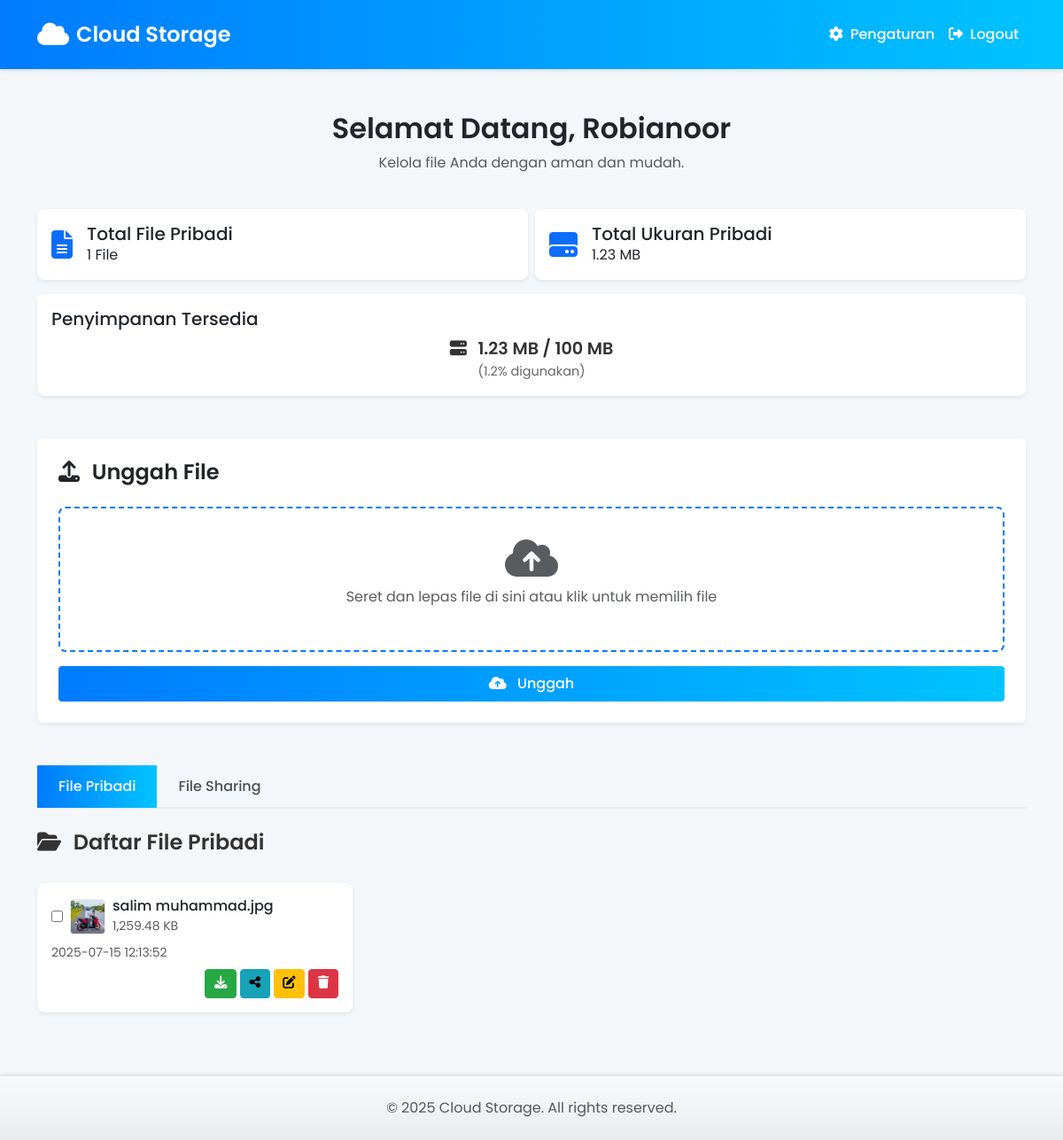
Page /dashboard.php (signed in) on the committed database.
### tables this page shows
CREATE TABLE IF NOT EXISTS `files` (
  `id` int NOT NULL AUTO_INCREMENT,
  `user_id` int NOT NULL,
  `file_name` varchar(255) NOT NULL,
  `file_path` varchar(255) NOT NULL,
  `file_size` bigint NOT NULL,
  `file_type` varchar(100) NOT NULL,
  `uploaded_at` timestamp NULL DEFAULT CURRENT_TIMESTAMP,
  PRIMARY KEY (`id`),
  KEY `user_id` (`user_id`),
  CONSTRAINT `files_ibfk_1` FOREIGN KEY (`user_id`) REFERENCES `users` (`id`) ON DELETE CASCADE
);

### functions/file_manager.php (called while the page is built, shortened)
<?php
function get_personal_files($conn, $user_id) {
    $sql = "SELECT * FROM files WHERE user_id = $user_id ORDER BY uploaded_at DESC";
    $result = $conn->query($sql);
    return $result->fetch_all(MYSQLI_ASSOC);
}
function get_used_storage($conn, $user_id) {
    $sql = "SELECT SUM(file_size) as total_size FROM files WHERE user_id = $user_id";
    $result = $conn->query($sql);
    if ($result && $result->num_rows > 0) {
        $row = $result->fetch_assoc();
        return $row['total_size'] ?: 0;
    }
    return 0;
}
?>

### dashboard.php (the view, shortened to what this page needs)
<?php
require_once 'config.php';
require_once 'functions/file_manager.php';
$personal_files = get_personal_files($conn, $_SESSION['user_id']);
$total_files = count($personal_files);
$total_size = array_sum(array_column($personal_files, 'file_size')) / 1024 / 1024;
$used_storage = get_used_storage($conn, $_SESSION['user_id']) / 1024 / 1024;
$max_storage = 100;
$storage_percentage = min(($used_storage / $max_storage) * 100, 100);
$is_storage_full = ($used_storage >= $max_storage);
?>
<!DOCTYPE html>
<html lang="id">
<head>
    <link href="assets/vendor/bootstrap/css/bootstrap.min.css" rel="stylesheet">
    <link href="https://cdnjs.cloudflare.com/ajax/libs/font-awesome/6.4.0/css/all.min.css" rel="stylesheet">
    <link rel="stylesheet" href="assets/css/style.css">
</head>
<body>
    <nav class="navbar navbar-expand-lg">
        <div class="container">
            <a class="navbar-brand d-flex align-items-center" href="#">
                <i class="fas fa-cloud me-2"></i> Cloud Storage
            </a>
            <div class="collapse navbar-collapse" id="navbarNav">
                <ul class="navbar-nav ms-auto">
                    <li class="nav-item">
                        <a class="nav-link" href="#" data-bs-toggle="modal" data-bs-target="#settingsModal"><i class="fas fa-cog me-1"></i> Pengaturan</a>
                    </li>
                    <li class="nav-item">
                        <a class="nav-link" href="logout.php"><i class="fas fa-sign-out-alt me-1"></i> Logout</a>
                    </li>
                </ul>
            </div>
        </div>
    </nav>
    <div class="container mt-5">
        <div class="row mb-4">
            <div class="col-12 text-center">
                <h2 class="fw-semibold text-dark">Selamat Datang, <?php echo htmlspecialchars($_SESSION['username']); ?></h2>
                <p class="text-muted">Kelola file Anda dengan aman dan mudah.</p>
            </div>
        </div>
        <div class="row g-2 mb-5">
            <div class="col-md-6">
                <div class="card shadow-sm border-0 stats-card">
                    <div class="card-body d-flex align-items-center">
                        <i class="fas fa-file-alt fa-2x text-primary me-3"></i>
                        <div>
                            <h5 class="card-title mb-0">Total File Pribadi</h5>
                            <p class="card-text"><?php echo $total_files; ?> File</p>
                        </div>
                    </div>
                </div>
            </div>
            <div class="col-md-6">
                <div class="card shadow-sm border-0 stats-card">
                    <div class="card-body d-flex align-items-center">
                        <i class="fas fa-hdd fa-2x text-primary me-3"></i>
                        <div>
                            <h5 class="card-title mb-0">Total Ukuran Pribadi</h5>
                            <p class="card-text"><?php echo number_format($total_size, 2); ?> MB</p>
                        </div>
                    </div>
                </div>
            </div>
            <div class="col-12 mt-3">
                <div class="card shadow-sm border-0 stats-card">
                    <div class="card-body">
                        <h5 class="card-title mb-2">Penyimpanan Tersedia</h5>
                        <div class="storage-text <?php echo $storage_percentage >= 90 ? 'danger' : ($storage_percentage >= 70 ? 'warning' : ''); ?>">
                            <i class="fas fa-server"></i>
                            <?php echo number_format($used_storage, 2); ?> MB / <?php echo $max_storage; ?> MB<br>
                            <small>(<?php echo number_format($storage_percentage, 1); ?>% digunakan)</small>
                        </div>
                    </div>
                </div>
            </div>
        </div>
        <div class="row justify-content-center mb-5">
            <div class="col-lg">
                <div class="card shadow-sm border-0">
                    <div class="card-body p-4">
                        <h4 class="card-title fw-semibold mb-4"><i class="fas fa-upload me-2"></i> Unggah File</h4>
                        <form id="uploadForm" enctype="multipart/form-data" method="POST" action="upload.php">
                            <div class="mb-3 dropzone" id="dropzone">
                                <div class="dropzone-content text-center">
                                    <i class="fas fa-cloud-upload-alt fa-3x text-muted mb-2"></i>
                                    <p class="text-muted">Seret dan lepas file di sini atau klik untuk memilih file</p>
                                </div>
                            </div>
                            <button type="submit" class="btn btn-primary w-100" <?php echo $is_storage_full ? 'disabled' : ''; ?>><i class="fas fa-cloud-upload-alt me-2"></i> Unggah</button>
                        </form>
                    </div>
                </div>
            </div>
        </div>
        <div class="row mb-4">
            <div class="col-12">
                <ul class="nav nav-tabs" id="fileTabs" role="tablist">
                    <li class="nav-item" role="presentation">
                        <button class="nav-link active" id="personal-tab" data-bs-toggle="tab" data-bs-target="#personal" type="button" role="tab" aria-controls="personal" aria-selected="true">File Pribadi</button>
                    </li>
                    <li class="nav-item" role="presentation">
                        <button class="nav-link" id="shared-tab" data-bs-toggle="tab" data-bs-target="#shared" type="button" role="tab" aria-controls="shared" aria-selected="false">File Sharing</button>
                    </li>
                </ul>
            </div>
        </div>
        <div class="tab-content" id="fileTabContent">
            <div class="tab-pane fade show active" id="personal" role="tabpanel" aria-labelledby="personal-tab">
                <div class="d-flex justify-content-between align-items-center mb-4">
                    <h4 class="fw-semibold"><i class="fas fa-folder-open me-2"></i> Daftar File Pribadi</h4>
                </div>
                <?php if (empty($personal_files)): ?>
                    <div class="col-12 text-center">
                        <p class="text-muted">Belum ada file pribadi yang diunggah.</p>
                    </div>
                <?php else: ?>
                    <div class="row">
                        <?php foreach ($personal_files as $file): ?>
                            <div class="col-lg-4 col-md-6 mb-4">
                                <div class="card shadow-sm border-0 file-card">
                                    <div class="card-body p-3">
                                        <div class="d-flex align-items-center mb-2">
                                            <input type="checkbox" class="file-checkbox me-2" value="<?php echo $file['id']; ?>">
                                            <?php if (in_array($file['file_type'], ['image/jpeg', 'image/png', 'video/mp4'])): ?>
                                                <a href="#" class="preview-link" data-bs-toggle="modal" data-bs-target="#previewModal" data-file-path="<?php echo htmlspecialchars($file['file_path']); ?>" data-file-type="<?php echo htmlspecialchars($file['file_type']); ?>">
                                                    <?php if (in_array($file['file_type'], ['image/jpeg', 'image/png'])): ?>
                                                        <img src="<?php echo htmlspecialchars($file['file_path']); ?>" alt="Thumbnail" class="file-preview me-2">
                                                    <?php else: ?>
                                                        <i class="fas <?php echo get_file_icon($file['file_type']); ?> fa-2x text-primary me-2"></i>
                                                    <?php endif; ?>
                                                </a>
                                            <?php else: ?>
                                                <i class="fas <?php echo get_file_icon($file['file_type']); ?> fa-2x text-primary me-2"></i>
                                            <?php endif; ?>
                                            <div class="flex-grow-1 text-truncate">
                                                <h6 class="card-title mb-0 text-truncate"><?php echo htmlspecialchars($file['file_name']); ?></h6>
                                                <small class="text-muted"><?php echo number_format($file['file_size'] / 1024, 2); ?> KB</small>
                                            </div>
                                        </div>
                                        <small class="text-muted d-block mb-2"><?php echo $file['uploaded_at']; ?></small>
                                        <div class="d-flex justify-content-end">
                                            <a href="download.php?id=<?php echo $file['id']; ?>" class="btn btn-sm btn-success me-1" title="Unduh"><i class="fas fa-download"></i></a>
                                            <button onclick="shareFile(<?php echo $file['id']; ?>)" class="btn btn-sm btn-info me-1" title="Bagikan"><i class="fas fa-share-alt"></i></button>
                                            <button onclick="renameFile(<?php echo $file['id']; ?>, '<?php echo htmlspecialchars($file['file_name']); ?>')" class="btn btn-sm btn-warning me-1" title="Ubah Nama"><i class="fas fa-edit"></i></button>
                                            <button onclick="deleteFile(<?php echo $file['id']; ?>)" class="btn btn-sm btn-danger" title="Hapus"><i class="fas fa-trash"></i></button>
                                        </div>
                                    </div>
                                </div>
                            </div>
                        <?php endforeach; ?>
                    </div>
                <?php endif; ?>
            </div>
        </div>
    </div>
    <footer class="bg-light text-center py-4 mt-5">
        <p class="text-muted mb-0">© <?php echo date('Y'); ?> Cloud Storage. All rights reserved.</p>
    </footer>
</body>
</html>

### assets/css/style.css (style rules this page uses)
* { margin: 0; padding: 0; box-sizing: border-box; }
body { font-family: 'Poppins', sans-serif; background-color: #f4f7fa; color: #333; }
.navbar { background: linear-gradient(90deg, #007bff, #00c4ff); padding: 1rem 0; box-shadow: 0 2px 4px rgba(0, 0, 0, 0.1); }
.navbar-brand { font-size: 1.5rem; font-weight: 600; color: #fff !important; transition: color 0.3s ease; }
.navbar-brand i { font-size: 1.8rem; margin-right: 0.5rem; }
.navbar-nav .nav-link { color: #fff !important; font-weight: 500; padding: 0.5rem 1rem; transition: background 0.3s ease, color 0.3s ease; }
.file-card, .stats-card { background: #fff; border-radius: 8px; transition: transform 0.3s ease, box-shadow 0.3s ease; }
.file-preview { width: 40px; height: 40px; object-fit: cover; border-radius: 4px; border: 1px solid #e9ecef; }
.dropzone { border: 2px dashed #007bff; border-radius: 8px; padding: 2rem; text-align: center; background: #fff; transition: all 0.3s ease; }
.dropzone-content i { transition: transform 0.3s ease; }
.nav-tabs { border-bottom: 2px solid #e9ecef; }
.nav-tabs .nav-link { color: #495057; font-weight: 500; border: none; border-radius: 0; padding: 0.75rem 1.5rem; transition: all 0.3s ease; }
.nav-tabs .nav-link.active { color: #fff; background: linear-gradient(90deg, #007bff, #00c4ff); border: none; }
.btn-primary { background: linear-gradient(90deg, #007bff, #00c4ff); border: none; border-radius: 4px; padding: 0.5rem 1rem; font-weight: 500; transition: background 0.3s ease, transform 0.2s ease; }
.btn-success, .btn-info, .btn-warning, .btn-danger { border-radius: 4px; padding: 0.3rem 0.6rem; font-size: 0.9rem; transition: transform 0.2s ease, box-shadow 0.2s ease; }
.btn-success { background-color: #28a745; border-color: #28a745; }
.btn-info { background-color: #17a2b8; border-color: #17a2b8; }
.btn-warning { background-color: #ffc107; border-color: #ffc107; }
.btn-danger { background-color: #dc3545; border-color: #dc3545; }
footer { background: linear-gradient(180deg, #f8f9fa, #e9ecef); box-shadow: 0 -2px 4px rgba(0, 0, 0, 0.1); }

### dashboard.php (style rules this page uses)
.storage-text { text-align: center; font-size: 1.2rem; font-weight: 600; color: #333; }
.storage-text small { display: block; font-size: 0.9rem; font-weight: 400; color: #666; }
.storage-text i { margin-right: 0.5rem; }

### rows in the picture
files: file_path (picture), file_name "salim muhammad.jpg", $file['file_size']/1024 "1,259.48", uploaded_at "2025-07-15 12:13:52"

### other values in the picture
$_SESSION['username'] "Robianoor"
$total_files "1"
$total_size "1.23"
$used_storage "1.23"
$max_storage "100"
$storage_percentage "1.2"
